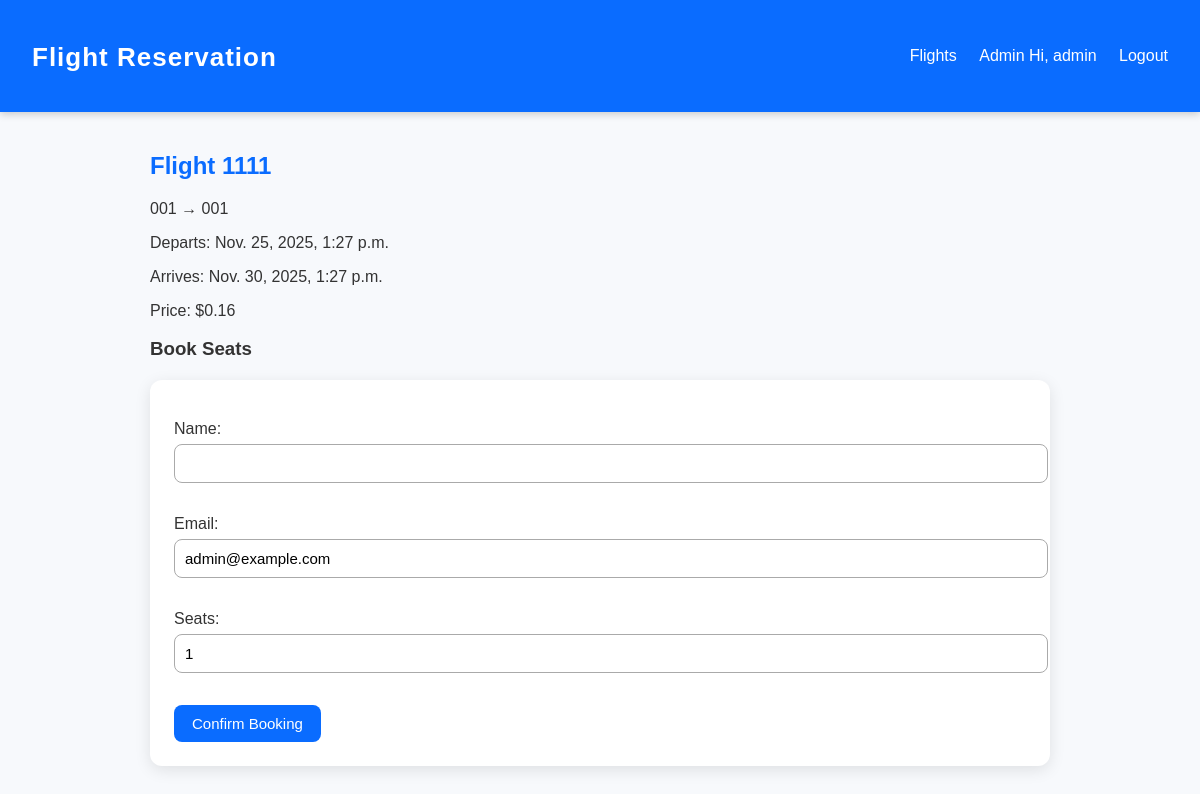
The page /flight/1/ (signed in) on the database its author committed.
### reservations/models.py (models this page shows, shortened)
class Flight(models.Model):
    number = models.CharField(max_length=10)
    origin = models.ForeignKey(Airport, related_name='departures', on_delete=models.CASCADE)
    destination = models.ForeignKey(Airport, related_name='arrivals', on_delete=models.CASCADE)
    departure_time = models.DateTimeField()
    arrival_time = models.DateTimeField()
    price = models.DecimalField(max_digits=10, decimal_places=2)
    seats = models.PositiveIntegerField()
    class Meta:
        constraints = [
            models.CheckConstraint(
                check=Q(arrival_time__gt=F("departure_time")),
                name="arrival_after_departure",
            ),
            models.CheckConstraint(
                check=Q(price__gte=0) & Q(seats__gte=0),
                name="non_negative_price_seats",
            ),
        ]

class Airport(models.Model):
    code = models.CharField(max_length=10, unique=True)
    name = models.CharField(max_length=100)
    city = models.CharField(max_length=100)
    country = models.CharField(max_length=100)

### reservations/views.py (the view, shortened to what this page needs)
# urls.py: path('flight/<int:pk>/', views.flight_detail, name='flight_detail'),
def flight_detail(request, pk):
    flight = get_object_or_404(Flight, pk=pk)
    initial = None
    if request.user.is_authenticated:
        initial = {"name": getattr(request.user, "get_full_name", lambda: request.user.username)(), "email": request.user.email or ""}
    form = BookingForm(request.POST or None, initial=initial)
    if request.method == "POST" and not request.user.is_authenticated:
        return redirect(f"{reverse('login')}?next={request.path}")
    return render(request, "reservations/flight_detail.html", {"flight": flight, "form": form})

### reservations/forms.py
class BookingForm(forms.Form):
    name = forms.CharField(max_length=100)
    email = forms.EmailField()
    seats = forms.IntegerField(min_value=1, initial=1)

### templates/reservations/flight_detail.html (shortened to what this page needs)
{% extends 'base.html' %}
{% block content %}
<h2>Flight {{ flight.number }}</h2>
<p>{{ flight.origin.code }} → {{ flight.destination.code }}</p>
<p>Departs: {{ flight.departure_time }}</p>
<p>Arrives: {{ flight.arrival_time }}</p>
<p>Price: ${{ flight.price }}</p>
<h3>Book Seats</h3>
<form method="post">
    {{ form.as_p }}
    <button type="submit">Confirm Booking</button>
  </form>
{% endblock %}

### templates/base.html (shortened to what this page needs)
<!DOCTYPE html>
<html lang="en">
<head>
    {% load static %}
    <link rel="stylesheet" href="{% static 'styles.css' %}" />
</head>
<body>
    <header>
        <h1><a href="/">Flight Reservation</a></h1>
        <nav>
            <a href="/flights/">Flights</a>
            <a href="/admin/">Admin</a>
            {% if request.user.is_authenticated %}
                <span>Hi, {{ request.user.username }}</span>
                <a href="{% url 'logout' %}">Logout</a>
            {% else %}
                <a href="{% url 'login' %}">Login</a>
                <a href="{% url 'register' %}">Register</a>
            {% endif %}
        </nav>
    </header>
    <main>
        {% block content %}{% endblock %}
    </main>
</body>
</html>

### static/styles.css (style rules this page uses)
body { font-family: "Poppins", Arial, sans-serif; margin: 0; padding: 0; background: #f7f9fc; color: #333; }
header { background: #0a6cff; color: white; padding: 16px 32px; display: flex; align-items: center; justify-content: space-between; box-shadow: 0px 2px 8px rgba(0,0,0,0.2); }
header h1 a { color: white; font-size: 26px; text-decoration: none; letter-spacing: 1px; }
nav a { color: white; margin-left: 18px; text-decoration: none; font-weight: 500; transition: 0.2s; }
main { padding: 20px; max-width: 900px; margin: auto; }
form, .content-box { background: white; padding: 24px; border-radius: 12px; box-shadow: 0 4px 16px rgba(0,0,0,0.1); margin-top: 20px; }
h2, h1 { color: #0a6cff; }
input, select, textarea { width: 100%; padding: 10px; margin-top: 6px; margin-bottom: 16px; border-radius: 8px; border: 1px solid #aaa; font-size: 15px; transition: border-color 0.2s ease; }
button { padding: 10px 18px; background: #0a6cff; border: none; color: white; font-size: 15px; border-radius: 8px; cursor: pointer; transition: background 0.2s ease; }

### rows shown on the page
Flight: number "1111", origin.code "001", destination.code "001", departure_time "Nov. 25, 2025, 1:27 p.m.", arrival_time "Nov. 30, 2025, 1:27 p.m.", price "0.16"

### other values the page prints
{{ request.user.username }} "admin"
